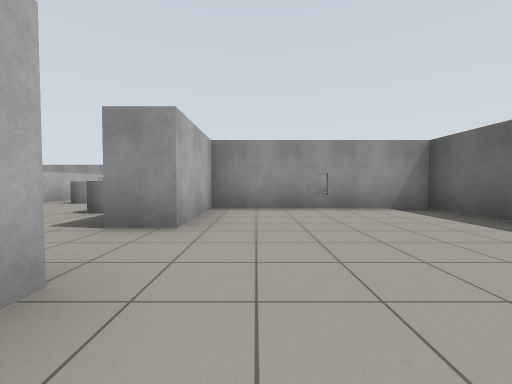
view 1 (above)

23 first-person views from a walk through a world built for the Gazebo simulator. The camera is 0.94 m above the floor, tilts 2° down and sees 90° across. The floor is counted in squares, 2 m on a side. Each view is taken from the middle of a square. On the plan, view 1 faces up. The plan holds only what a view shows up to about 9 squares ahead; the rest is blank.

view 2
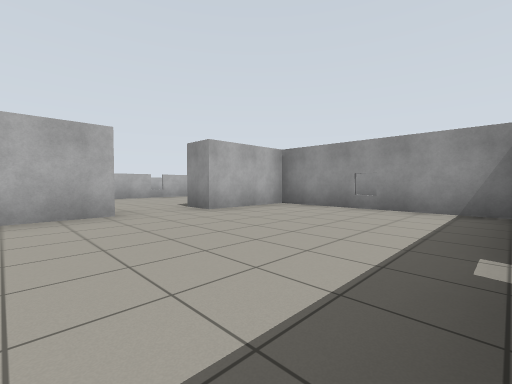

view 3
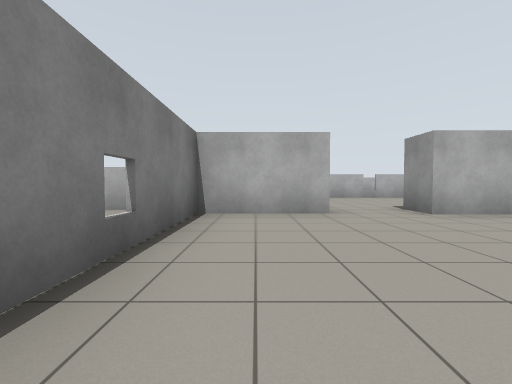

view 4
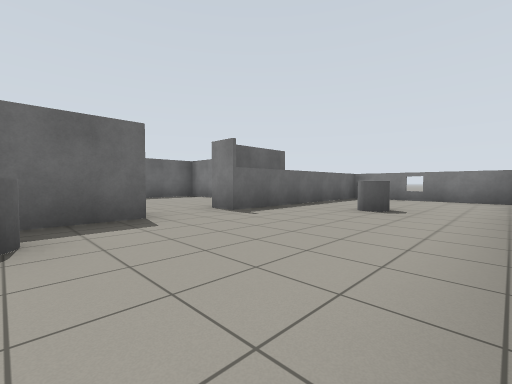

view 5
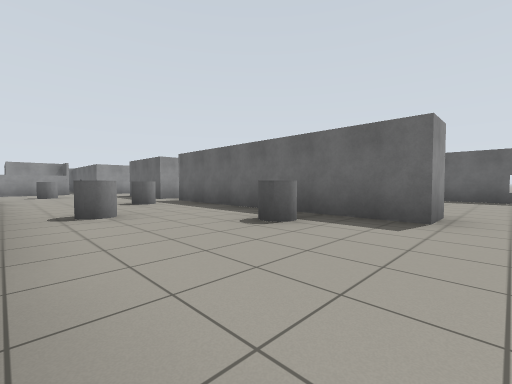

view 6
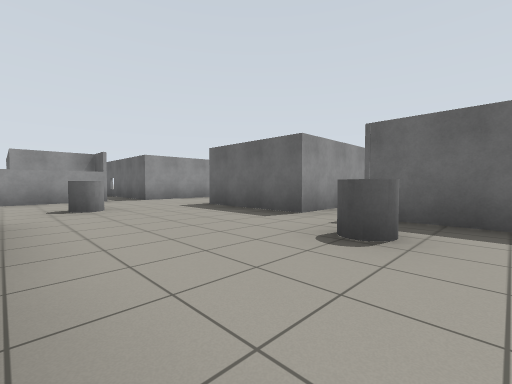

view 7
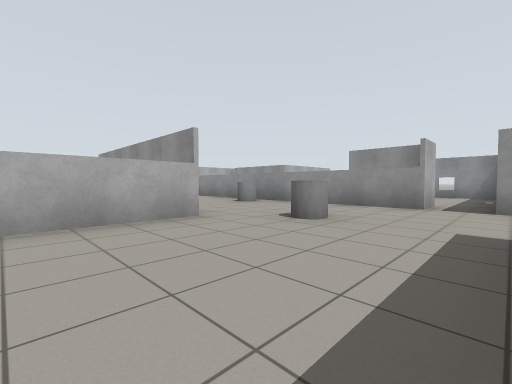

view 8
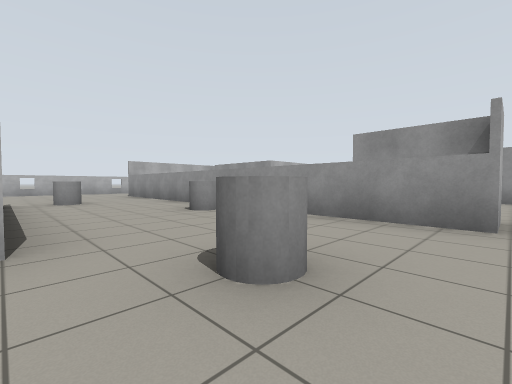

view 9
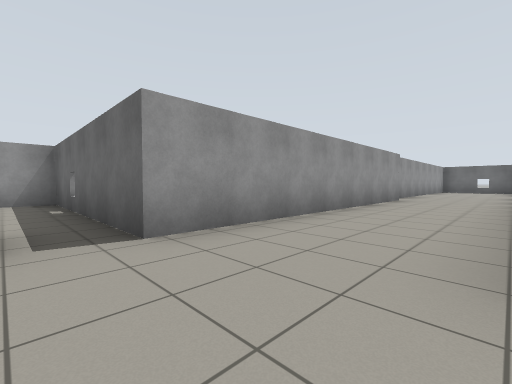

view 10
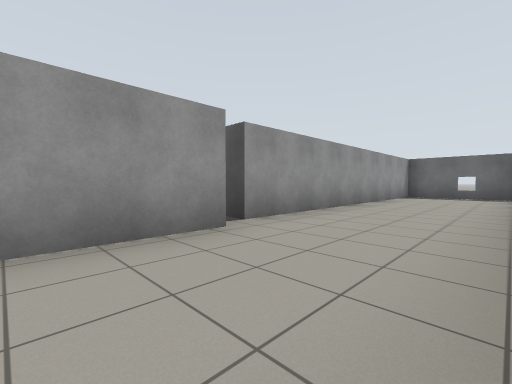

view 11
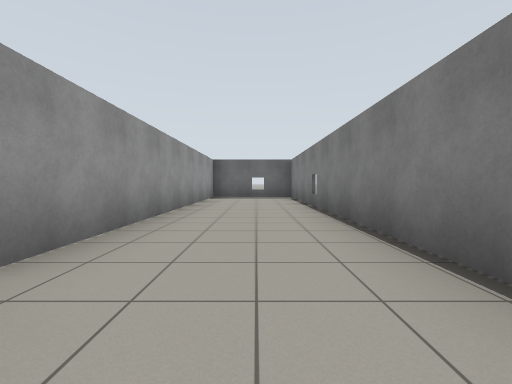

view 12
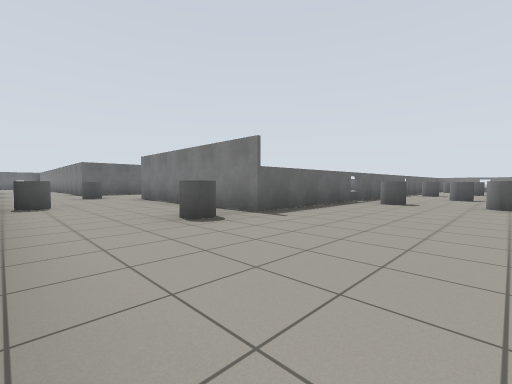

view 13
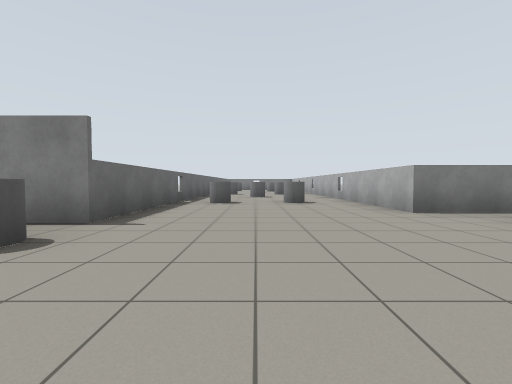

view 14
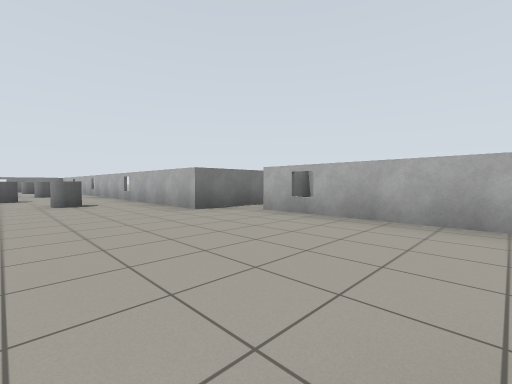

view 15
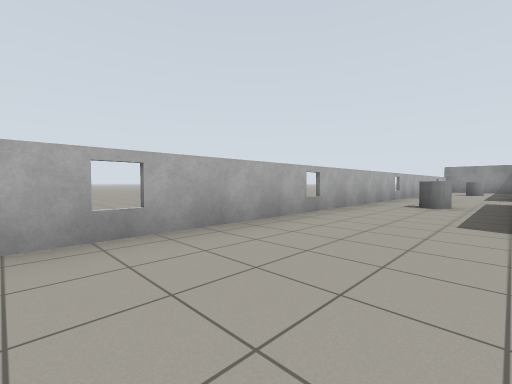

view 16
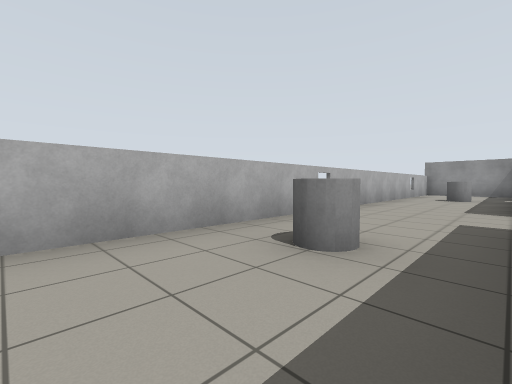

view 17
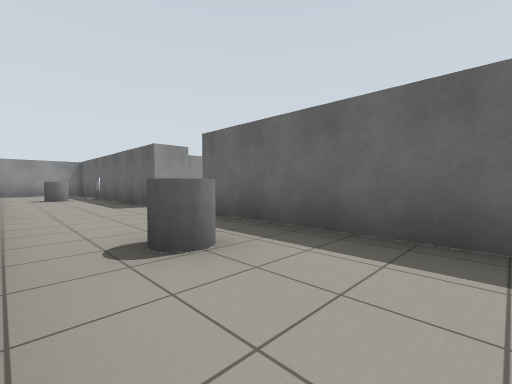

view 18
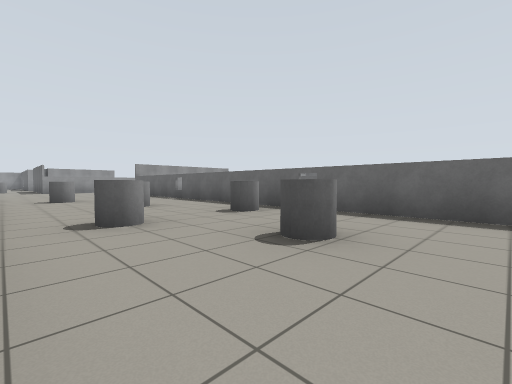

view 19
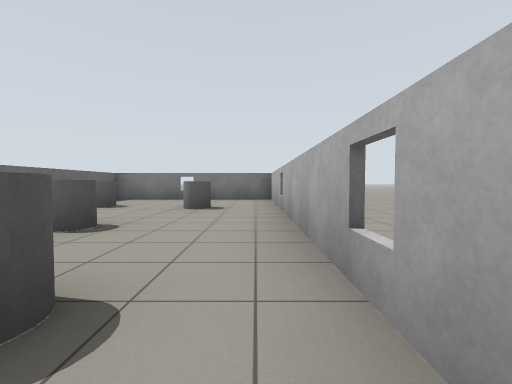

view 20
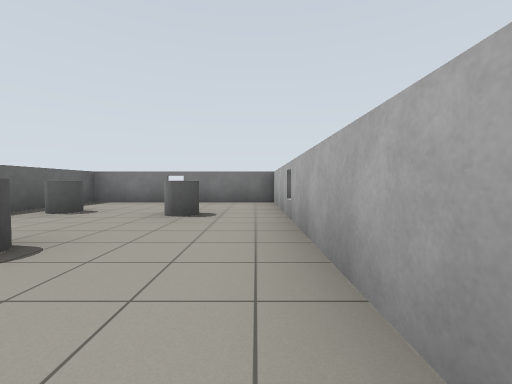

view 21
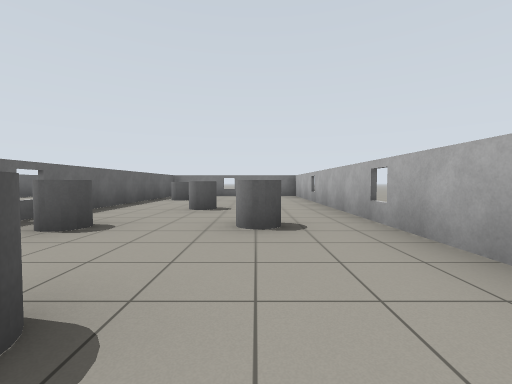

view 22
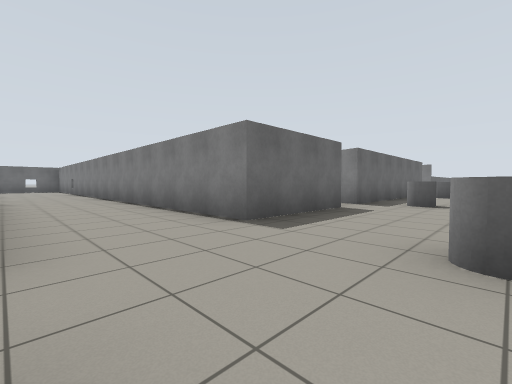

view 23
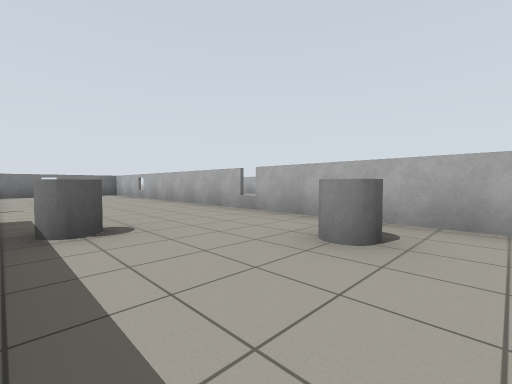

### Floor plan
Points are (right, up) in squares from view 1. A wall is a line through its corners. A room is listed if a view was taken in it or the views show most of it. See-through windows are left out.
Room 1 (views 1, 2, 3)
walls: (-0.9, 1.1) (-0.9, -0.9) (2.9, -0.9); (3.2, -0.6) (3.2, 4.7) (-0.9, 4.7) (-0.9, 2.6)
ways out: opening at (-1, 2) to room 2
Room 2 (views 4, 5, 6, 7, 8, 9, 10, 11, 12, 13, 14, 15, 16, 17, 18, 19, 20, 21, 22, 23)
walls: (-5.1, 10.9) (-6.9, 10.9); (-0.4, 9.3) (-1.6, 9.3) (-1.6, 11.8) (12.5, 11.8) (12.5, 14.4) (5.2, 14.4); (-3.2, 14.3) (-3.2, 15.1) (-4.9, 15.1); (-3.1, 15.1) (-3.1, 14.2) (-12.5, 14.2); (-0.9, 2.6) (-1.6, 2.6) (-1.6, 8.4) (-1.1, 8.3); (-12.7, 14.9) (-12.7, 18.5); (4.8, 14.2) (-2.2, 14.2); (-16.3, 10) (-14.5, 10) (-14.4, -3.3) (-10, -3.3) (-10, 11) (-5.2, 11) (-5.2, -2.6); (-1, -1) (-1, 0.6); (-12.7, 20) (-12.7, 25.6); (-5, -3.8) (-1.6, -3.8) (-1.6, 1.1) (-0.9, 1.1); (-13, 26.6) (-15, 26.6); (-15.3, 25.5) (-15.3, 10.9)
ways out: opening at (-1, 2) to room 1; opening at (-1, 9); opening at (5, 15); gap at (-3, 15)
objects: grey cylinder (-14, 17); grey cylinder (-14, 23); grey cylinder (-13, -1); grey cylinder (-13, 3); grey cylinder (-13, 8); grey cylinder (-12, 1); grey cylinder (-12, 5); grey cylinder (-11, -1); grey cylinder (-11, 3); grey cylinder (-11, 8); grey cylinder (-10, 12); grey cylinder (-7, 14); grey cylinder (-4, 6); grey cylinder (-4, 12); grey cylinder (-3, -1); grey cylinder (-3, 4); grey cylinder (-3, 8)

Where each view was taken, in squares from view 1:
view 1: 0 up, 0 right, facing up
view 2: 0 up, 3 right, facing up-left
view 3: 0 up, 3 right, facing left
view 4: 4 up, 5 left, facing down-right
view 5: 2 up, 5 left, facing up-right
view 6: 7 up, 5 left, facing up-right
view 7: 9 up, 2 left, facing up-left
view 8: 11 up, 3 left, facing up-left
view 9: 12 up, 3 left, facing up-right
view 10: 12 up, 3 right, facing up-right
view 11: 13 up, 4 right, facing right
view 12: 14 up, 13 left, facing down-right
view 13: 14 up, 12 left, facing down
view 14: 14 up, 12 left, facing down-left
view 15: 11 up, 13 left, facing up-left
view 16: 15 up, 13 left, facing up-left
view 17: 15 up, 15 left, facing up-right
view 18: 0 up, 14 left, facing up-right
view 19: 4 up, 14 left, facing down
view 20: 3 up, 14 left, facing down
view 21: 6 up, 13 left, facing down
view 22: 14 up, 4 left, facing down-right
view 23: 7 up, 2 left, facing down-left
